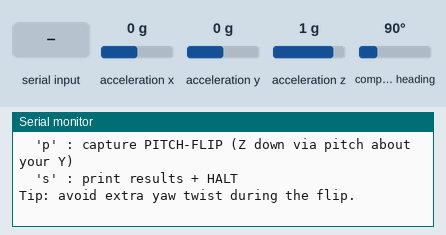
This sketch was run on a simulated Arduino Nano 33 BLE. On the bench: the last lines printed to the serial monitor. The test bench sets the inputs (shaded band); at power-on: acceleration x 0 g, acceleration y 0 g, acceleration z 1 g, compass heading 90°.

Above: at 1.2 s.
1.3 s: "c" received over Serial
At 2.4 s:
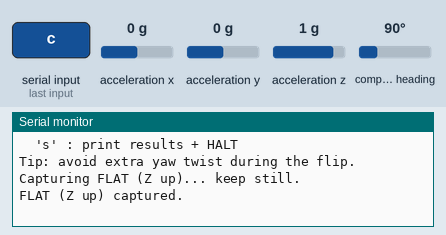
3.3 s: "r" received over Serial
At 5.0 s:
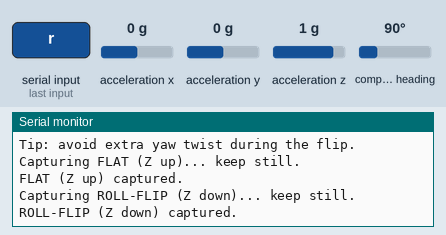
5.3 s: "p" received over Serial
At 6.6 s:
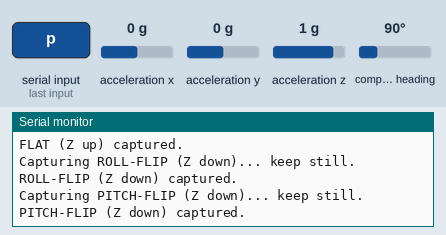
7.3 s: "s" received over Serial
At 8.2 s:
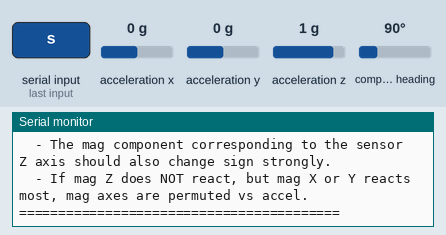

The sketch:

AxisAlignementCheckAcceleroMagneto.ino
```cpp
#include <Arduino_LSM9DS1.h>

// ============================================================
// AXIS CONSISTENCY CHECK (Accel + Mag) - SNAPSHOT MODE (NO SPAM)
//
// Goal: help you see whether accel + mag axes are consistent.
//
// How to use:
//   1) Keep board FLAT, Z UP (still)  -> press 'c'  (capture FLAT)
//   2) Flip UPSIDE DOWN via ROLL (about your X) -> press 'r' (capture ROLL-FLIP)
//   3) Flip UPSIDE DOWN via PITCH (about your Y)-> press 'p' (capture PITCH-FLIP)
//   4) Press 's' to PRINT RESULTS + HALT
//
// Notes:
//   - Clockwise / anticlockwise doesn't matter.
//   - Try to avoid twisting (yaw) during the flip.
// ============================================================

// -----------------------------
// Your calibration values
// -----------------------------
static const float MAG_OFF_X_UT = 13.171f;
static const float MAG_OFF_Y_UT = -2.881f;
static const float MAG_OFF_Z_UT = 46.198f;

static const float ACC_BIAS_X_G = -0.01587f;
static const float ACC_BIAS_Y_G =  0.00694f;
static const float ACC_BIAS_Z_G = -0.00165f; // subtract this

struct Snapshot {
  bool  valid = false;

  // raw
  float ax, ay, az;   // g
  float mx, my, mz;   // uT

  // corrected
  float axc, ayc, azc; // g
  float mxc, myc, mzc; // uT
};

Snapshot sFlat, sRollFlip, sPitchFlip;

// ---------- helpers ----------
float norm3(float x, float y, float z) {
  return sqrtf(x*x + y*y + z*z);
}

void applyCalibration(Snapshot &s) {
  // Accel corrected (g)
  s.axc = s.ax - ACC_BIAS_X_G;
  s.ayc = s.ay - ACC_BIAS_Y_G;
  s.azc = s.az - ACC_BIAS_Z_G;

  // Mag corrected (uT) (hard-iron)
  s.mxc = s.mx - MAG_OFF_X_UT;
  s.myc = s.my - MAG_OFF_Y_UT;
  s.mzc = s.mz - MAG_OFF_Z_UT;
}

// Read one stable sample by averaging N reads (no continuous printing)
bool readAveragedAccelMag(int N, float &ax, float &ay, float &az,
                          float &mx, float &my, float &mz) {
  float sax = 0, say = 0, saz = 0;
  float smx = 0, smy = 0, smz = 0;
  int gotA = 0, gotM = 0;

  unsigned long t0 = millis();
  while ((gotA < N || gotM < N) && (millis() - t0 < 6000)) {
    if (gotA < N && IMU.accelerationAvailable()) {
      float x, y, z;
      IMU.readAcceleration(x, y, z);
      sax += x; say += y; saz += z;
      gotA++;
    }
    if (gotM < N && IMU.magneticFieldAvailable()) {
      float x, y, z;
      IMU.readMagneticField(x, y, z);
      smx += x; smy += y; smz += z;
      gotM++;
    }
    delay(5);
  }

  if (gotA < N || gotM < N) return false;

  ax = sax / N; ay = say / N; az = saz / N;
  mx = smx / N; my = smy / N; mz = smz / N;
  return true;
}

void captureInto(Snapshot &s, const char *label) {
  const int N = 80; // average samples for stability
  Serial.print("Capturing "); Serial.print(label); Serial.println("... keep still.");

  float ax, ay, az, mx, my, mz;
  if (!readAveragedAccelMag(N, ax, ay, az, mx, my, mz)) {
    Serial.println("Capture failed (timeout). Try again.\n");
    return;
  }

  s.ax = ax; s.ay = ay; s.az = az;
  s.mx = mx; s.my = my; s.mz = mz;
  applyCalibration(s);
  s.valid = true;

  Serial.print(label);
  Serial.println(" captured.\n");
}

void printSnapshot(const char *name, const Snapshot &s) {
  Serial.println(name);

  Serial.print("  RAW  accel(g): "); Serial.print(s.ax, 5); Serial.print("\t");
                               Serial.print(s.ay, 5); Serial.print("\t");
                               Serial.println(s.az, 5);
  Serial.print("  RAW  mag (uT): "); Serial.print(s.mx, 3); Serial.print("\t");
                               Serial.print(s.my, 3); Serial.print("\t");
                               Serial.println(s.mz, 3);

  Serial.print("  CORR accel(g): "); Serial.print(s.axc, 5); Serial.print("\t");
                               Serial.print(s.ayc, 5); Serial.print("\t");
                               Serial.println(s.azc, 5);
  Serial.print("  CORR mag (uT): "); Serial.print(s.mxc, 3); Serial.print("\t");
                               Serial.print(s.myc, 3); Serial.print("\t");
                               Serial.println(s.mzc, 3);

  Serial.print("  |a| = "); Serial.print(norm3(s.axc, s.ayc, s.azc), 5);
  Serial.print("   |m| = "); Serial.println(norm3(s.mxc, s.myc, s.mzc), 3);
  Serial.println();
}

int signFlipCount(float a, float b) {
  // returns 1 if signs differ (excluding near-zero), else 0
  const float eps = 1e-6f;
  if (fabsf(a) < eps || fabsf(b) < eps) return 0;
  return ((a > 0) != (b > 0)) ? 1 : 0;
}

void printPairAnalysis(const char *title, const Snapshot &A, const Snapshot &B) {
  Serial.println(title);

  // Accel sign flips
  Serial.print("  Accel sign flips (ax,ay,az): ");
  Serial.print(signFlipCount(A.axc, B.axc)); Serial.print(", ");
  Serial.print(signFlipCount(A.ayc, B.ayc)); Serial.print(", ");
  Serial.println(signFlipCount(A.azc, B.azc));

  // Mag sign flips
  Serial.print("  Mag   sign flips (mx,my,mz): ");
  Serial.print(signFlipCount(A.mxc, B.mxc)); Serial.print(", ");
  Serial.print(signFlipCount(A.myc, B.myc)); Serial.print(", ");
  Serial.println(signFlipCount(A.mzc, B.mzc));

  // Biggest mag component change
  float dx = fabsf(B.mxc - A.mxc);
  float dy = fabsf(B.myc - A.myc);
  float dz = fabsf(B.mzc - A.mzc);

  Serial.print("  |Δm| components (x,y,z): ");
  Serial.print(dx, 3); Serial.print(", ");
  Serial.print(dy, 3); Serial.print(", ");
  Serial.println(dz, 3);

  Serial.print("  Largest Δm axis: ");
  if (dx >= dy && dx >= dz) Serial.println("X");
  else if (dy >= dx && dy >= dz) Serial.println("Y");
  else Serial.println("Z");

  Serial.println();
}

void setup() {
  Serial.begin(115200);
  while (!Serial) {}

  Serial.println("Axis consistency check (Accel + Mag) - snapshot mode (no continuous print)");

  if (!IMU.begin()) {
    Serial.println("Failed to initialize IMU!");
    while (1) {}
  }

  Serial.println();
  Serial.println("Keys:");
  Serial.println("  'c' : capture FLAT (Z up)");
  Serial.println("  'r' : capture ROLL-FLIP (Z down via roll about your X)");
  Serial.println("  'p' : capture PITCH-FLIP (Z down via pitch about your Y)");
  Serial.println("  's' : print results + HALT");
  Serial.println();
  Serial.println("Tip: avoid extra yaw twist during the flip.");
  Serial.println();
}

void loop() {
  while (Serial.available() > 0) {
    char ch = (char)Serial.read();

    if (ch == 'c' || ch == 'C') {
      captureInto(sFlat, "FLAT (Z up)");
    } else if (ch == 'r' || ch == 'R') {
      captureInto(sRollFlip, "ROLL-FLIP (Z down)");
    } else if (ch == 'p' || ch == 'P') {
      captureInto(sPitchFlip, "PITCH-FLIP (Z down)");
    } else if (ch == 's' || ch == 'S') {
      Serial.println("\n================ RESULTS ================\n");

      if (sFlat.valid)      printSnapshot("Snapshot: FLAT (Z up)", sFlat);
      if (sRollFlip.valid)  printSnapshot("Snapshot: ROLL-FLIP (Z down)", sRollFlip);
      if (sPitchFlip.valid) printSnapshot("Snapshot: PITCH-FLIP (Z down)", sPitchFlip);

      Serial.println("---- Pairwise checks (look for Z consistency) ----\n");

      if (sFlat.valid && sRollFlip.valid) {
        printPairAnalysis("FLAT vs ROLL-FLIP:", sFlat, sRollFlip);
      } else {
        Serial.println("FLAT vs ROLL-FLIP: (need both captures)\n");
      }

      if (sFlat.valid && sPitchFlip.valid) {
        printPairAnalysis("FLAT vs PITCH-FLIP:", sFlat, sPitchFlip);
      } else {
        Serial.println("FLAT vs PITCH-FLIP: (need both captures)\n");
      }

      Serial.println("Interpretation:");
      Serial.println("  - In BOTH flips, accel az should flip sign strongly.");
      Serial.println("  - The mag component corresponding to the sensor Z axis should also change sign strongly.");
      Serial.println("  - If mag Z does NOT react, but mag X or Y reacts most, mag axes are permuted vs accel.");
      Serial.println("\n=========================================\n");

      // HALT
      while (1) { delay(1000); }
    }
  }
}
```

Measured:
- after the input at 1.3 s, the serial monitor: prints a new line at once (image 1)
- after the input at 3.3 s, the serial monitor: prints a new line at once (image 2)
- after the input at 5.3 s, the serial monitor: prints a new line at once (image 3)
- after the input at 7.3 s, the serial monitor: prints a new line at once (image 4)
